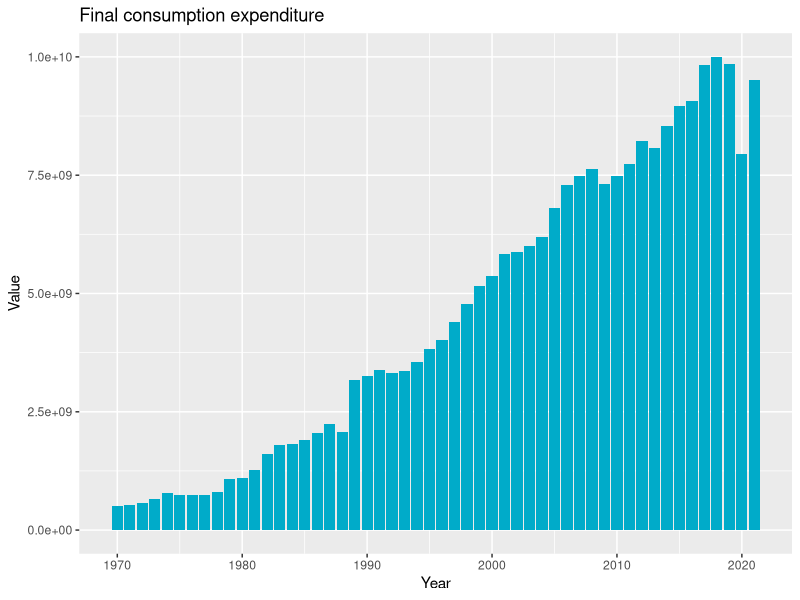
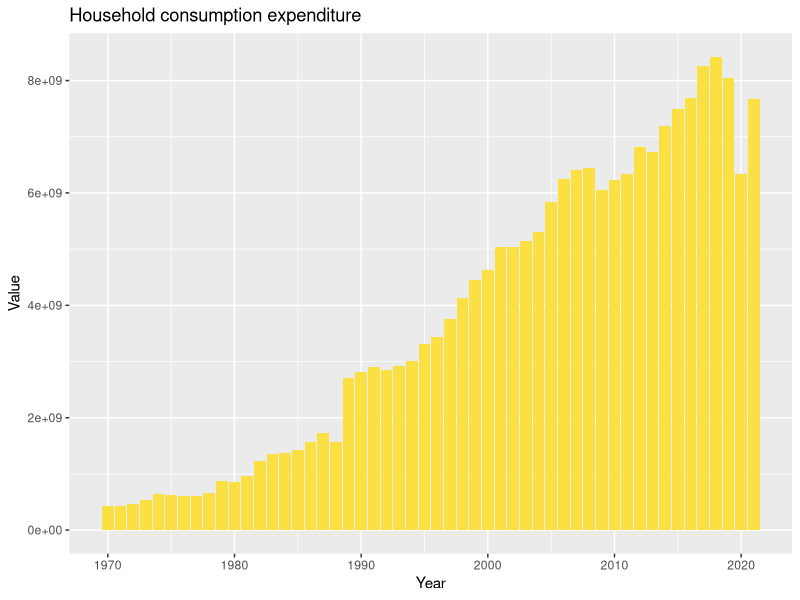
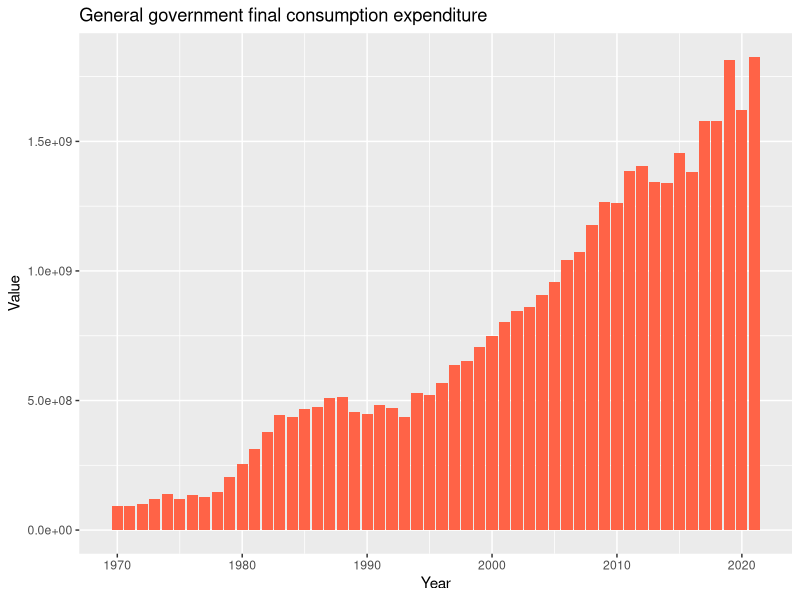
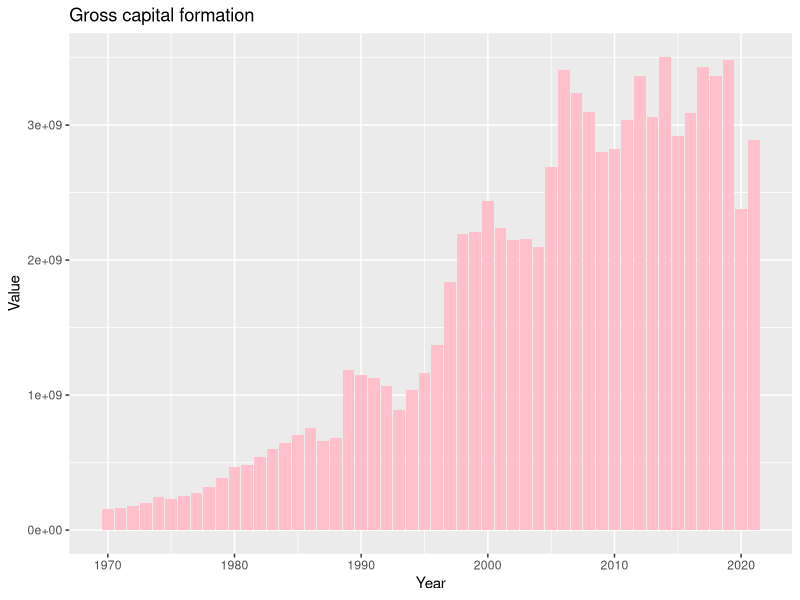
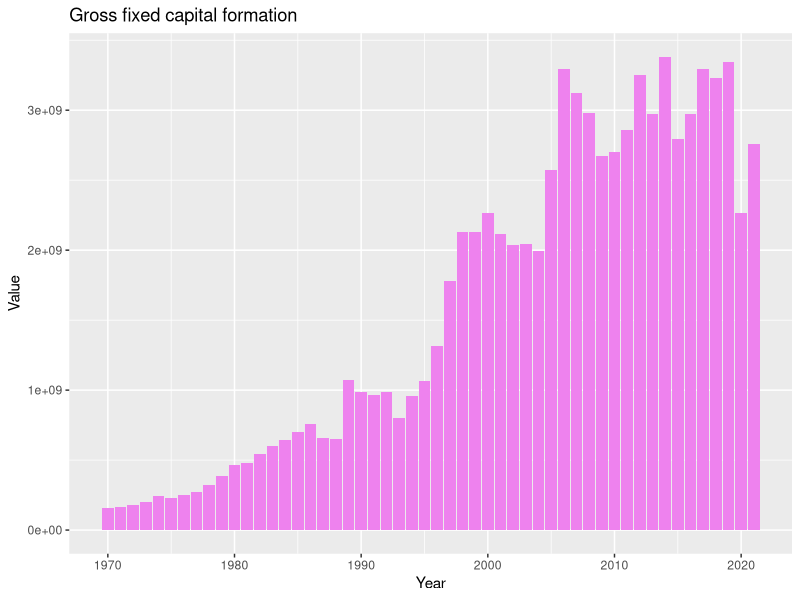
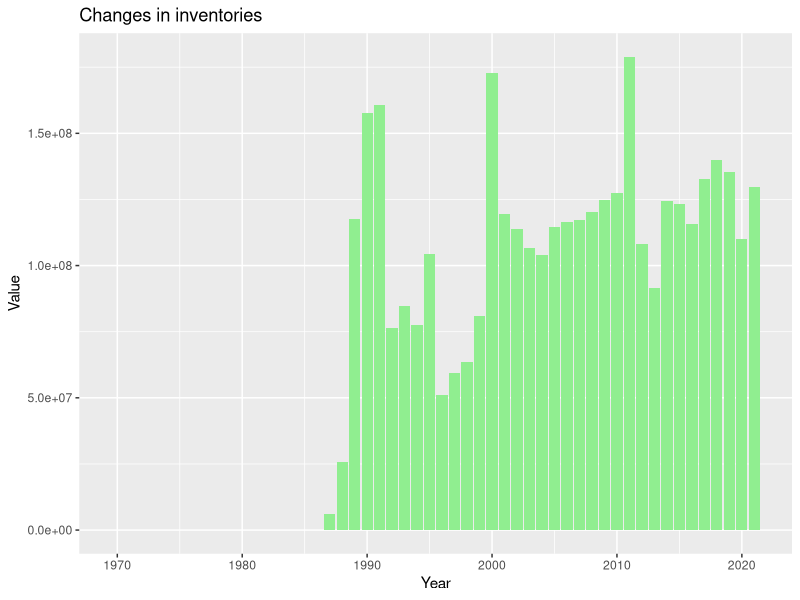
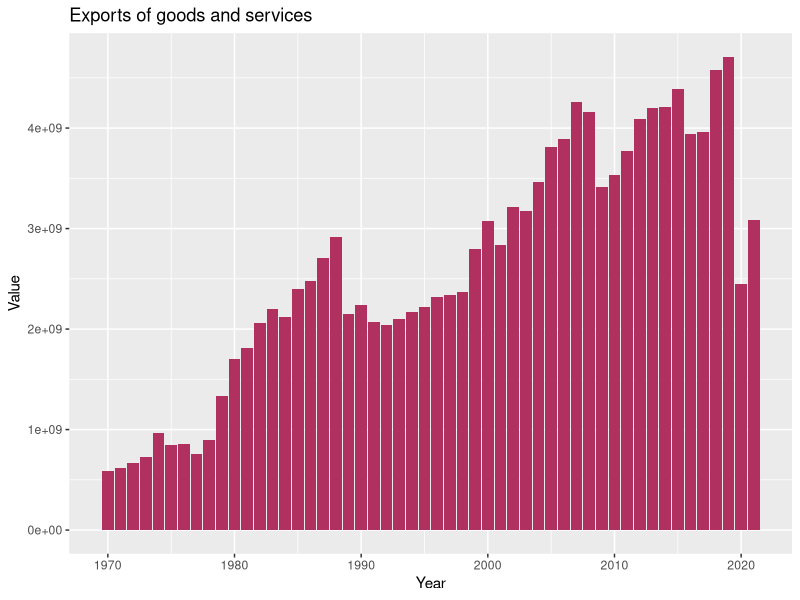

The R script that drew these images, in order:
library(ggplot2)
library(dplyr)

# Load gdp dataset
gdp <- read.csv(file = "data/gdp.csv")

# Filter the data for each item
item1_data <- gdp %>% filter(Item == "Final consumption expenditure")
item2_data <- gdp %>% filter(Item == "Household consumption expenditure (including Non-profit institutions serving households)")
item3_data <- gdp %>% filter(Item == "General government final consumption expenditure")
item4_data <- gdp %>% filter(Item == "Gross capital formation")
item5_data <- gdp %>% filter(Item == "Gross fixed capital formation (including Acquisitions less disposals of valuables)")
item6_data <- gdp %>% filter(Item == "Changes in inventories")
item7_data <- gdp %>% filter(Item == "Exports of goods and services")

# Create individual plots for each item
plot1 <- ggplot(data = item1_data, aes(x = Year, y = Value)) +
  geom_bar(stat = "identity", fill = "#00ABC9") +
  labs(title = "Final consumption expenditure", x = "Year", y = "Value")

plot2 <- ggplot(data = item2_data, aes(x = Year, y = Value)) +
  geom_bar(stat = "identity", fill = "#FAE042") +
  labs(title = "Household consumption expenditure", x = "Year", y = "Value")

plot3 <- ggplot(data = item3_data, aes(x = Year, y = Value)) +
  geom_bar(stat = "identity", fill = "tomato") +
  labs(title = "General government final consumption expenditure", x = "Year", y = "Value")

plot4 <- ggplot(data = item4_data, aes(x = Year, y = Value)) +
  geom_bar(stat = "identity", fill = "pink") +
  labs(title = "Gross capital formation", x = "Year", y = "Value")

plot5 <- ggplot(data = item5_data, aes(x = Year, y = Value)) +
  geom_bar(stat = "identity", fill = "violet") +
  labs(title = "Gross fixed capital formation", x = "Year", y = "Value")

plot6 <- ggplot(data = item6_data, aes(x = Year, y = Value)) +
  geom_bar(stat = "identity", fill = "lightgreen") +
  labs(title = "Changes in inventories", x = "Year", y = "Value")

plot7 <- ggplot(data = item7_data, aes(x = Year, y = Value)) +
  geom_bar(stat = "identity", fill = "maroon") +
  labs(title = "Exports of goods and services", x = "Year", y = "Value")

# Store the plots in a list
plot_list <- list(plot1, plot2, plot3, plot4, plot5, plot6, plot7)

# Adjust the height and width of all plots in the list
adjusted_plots <- lapply(plot_list, function(plot) {
  plot_height <- 5
  plot_width <- 8   
  
# Adjust the plot
  plot <- plot + theme(
    plot.margin = unit(c(1, 1, plot_height, plot_width), "inches")
  )
  
  return(plot)
})